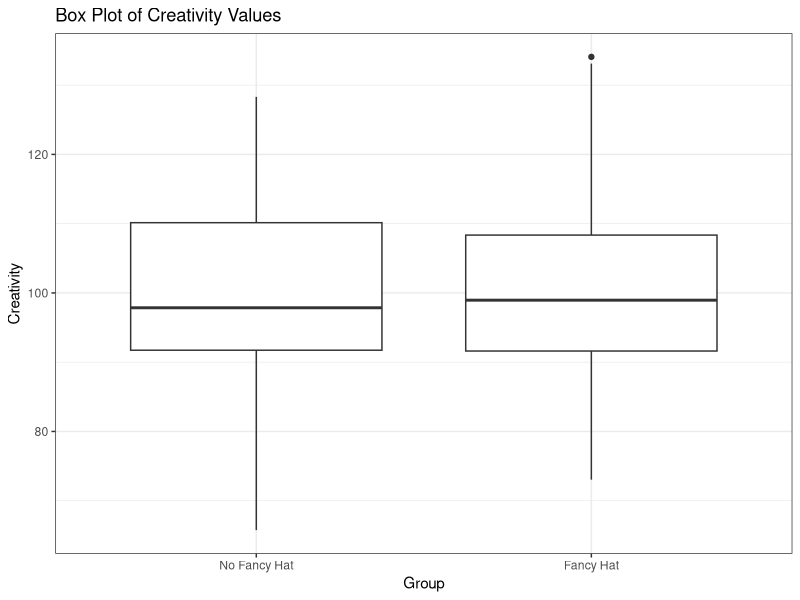
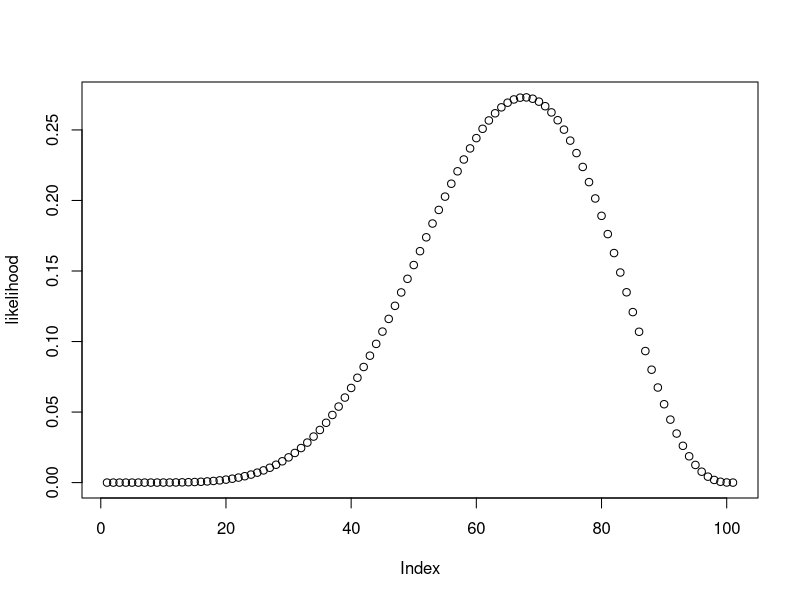
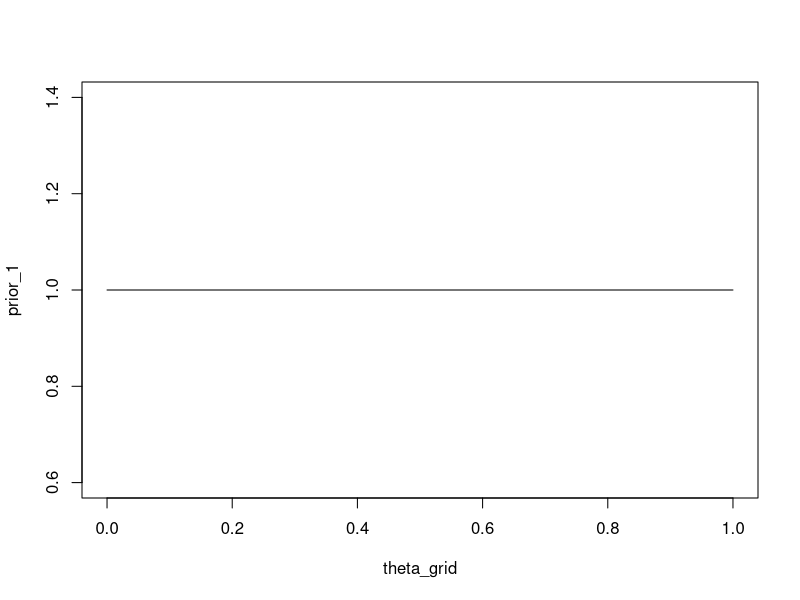
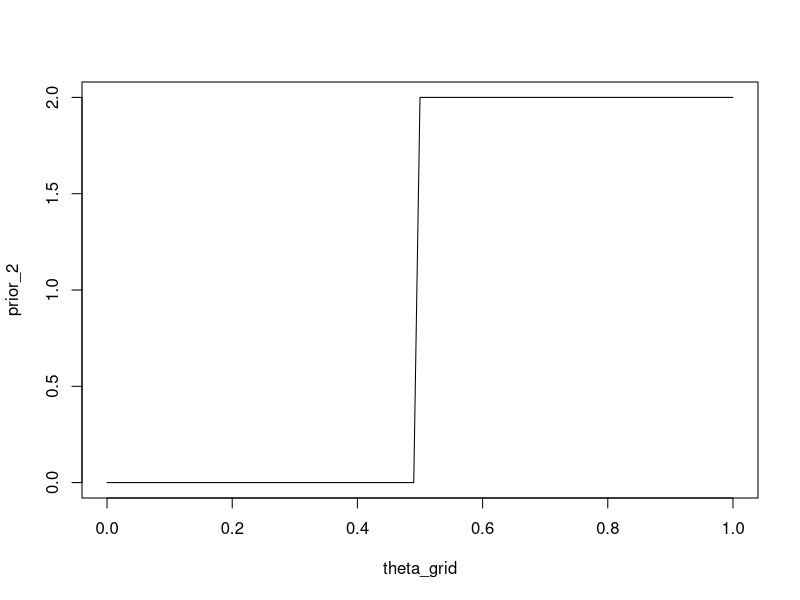
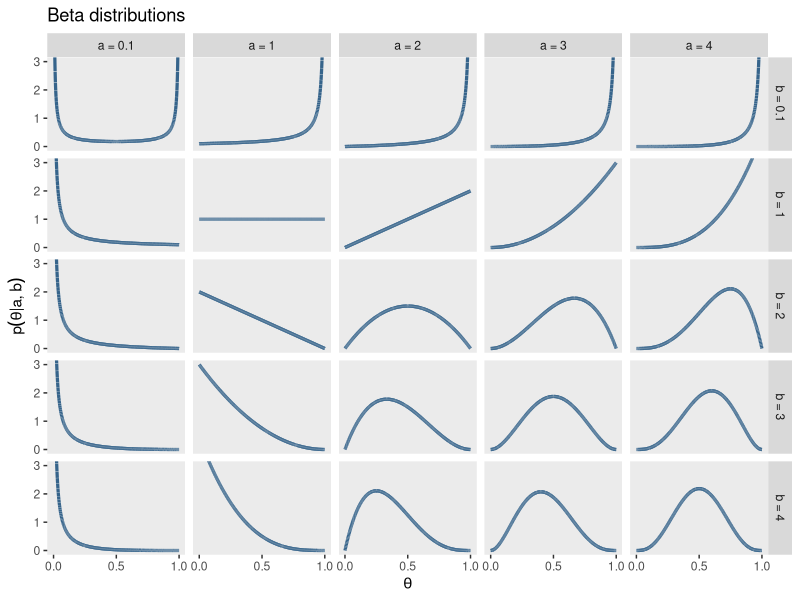
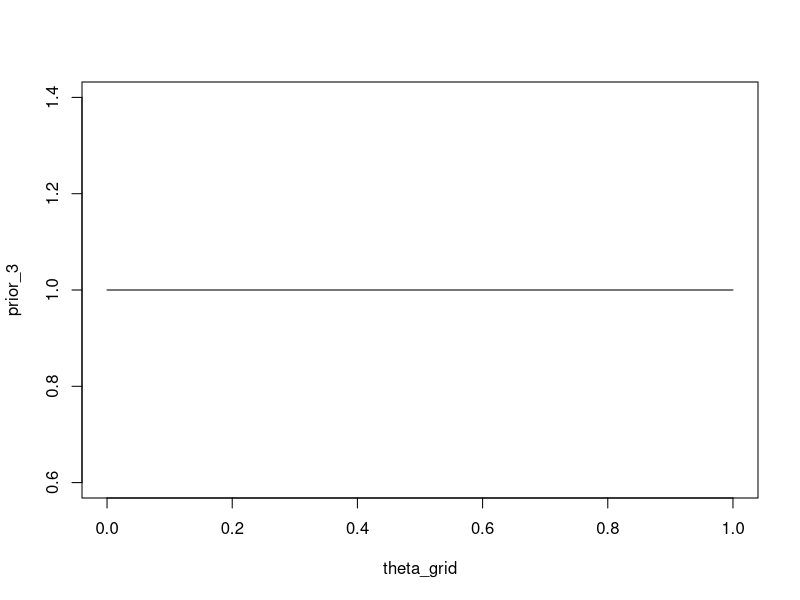
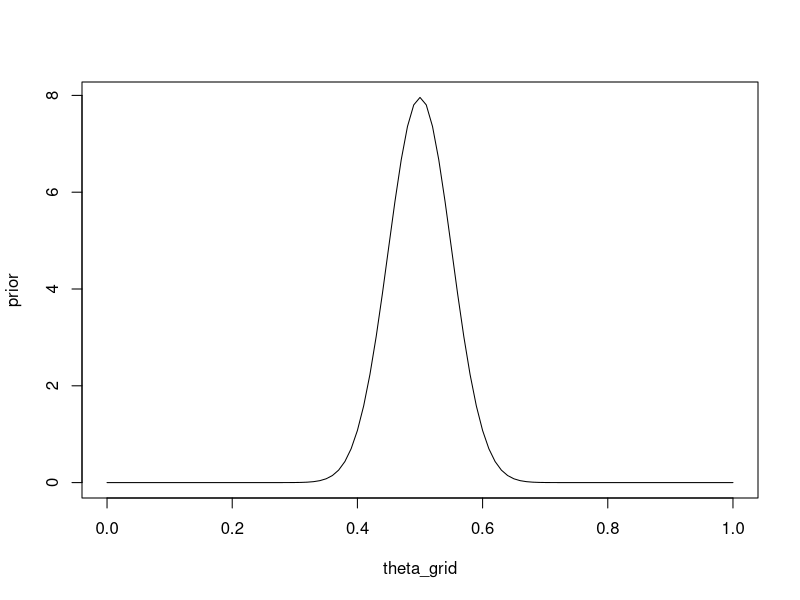
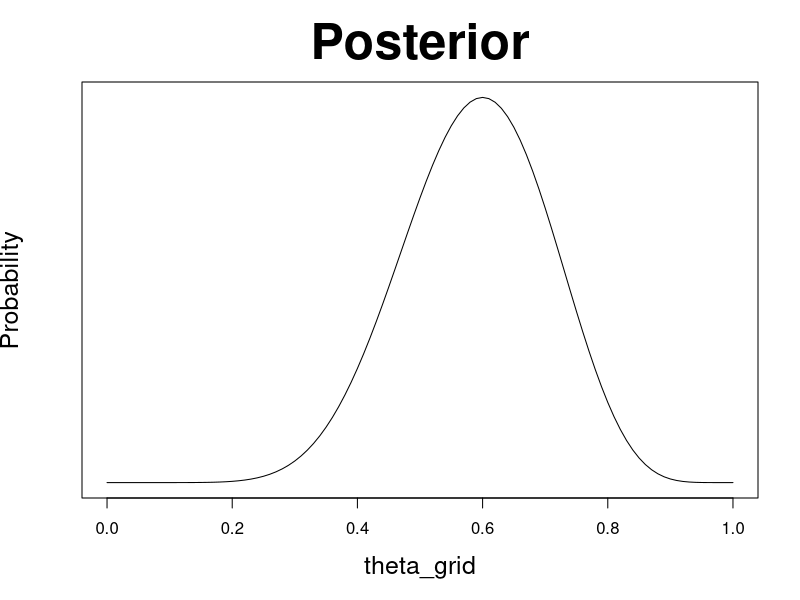

These charts were generated, in order, by the following R code:
## ---- chunk 1
#| label: load-packages
#| echo: false
#| message: false
#| warning: false
library(tidyverse)
library(viridis)

## ---- chunk 2
library(tidyverse)

set.seed(12)

# Number of people wearing fancy hats
N_fancyhats <- 50 

# Number of people not wearing fancy hats
N_nofancyhats <- 50

# Population mean of creativity for people wearing fancy hats
mu_fancyhats <- 103 

# Population mean of creativity for people wearing no fancy hats
mu_nofancyhats <- 98 

# Average population standard deviation of both groups
sigma <- 15 

# Generate data
fancyhats = tibble(Creativity = rnorm(N_fancyhats, mu_fancyhats, sigma),
               Group = "Fancy Hat")

nofancyhats = tibble(Creativity = rnorm(N_nofancyhats, mu_nofancyhats, sigma),
                 Group = "No Fancy Hat")


FancyHat <- bind_rows(fancyhats, nofancyhats)  |>
    mutate(Group = fct_relevel(as.factor(Group), "No Fancy Hat"))
## ---- chunk 3
FancyHat
## ---- chunk 4
FancyHat |> 
    ggplot() +
    geom_boxplot(aes(y = Creativity, x = Group)) +
    labs(title= "Box Plot of Creativity Values") +
    theme_bw()
## ---- chunk 5
fancyhat_ttest <- t.test(Creativity ~ Group,
       var.equal = TRUE,
       data = FancyHat)
## ---- chunk 6
fancyhat_ttest_tab <- broom::tidy(fancyhat_ttest)
## ---- chunk 7
fancyhat_ttest_tab |>
    select(estimate, estimate1, estimate2, statistic, p.value, conf.low, conf.high) |>
    round(3)
## ---- chunk 8
wins <- 6
games <- 9
## ---- chunk 9
n_points <- 101
theta_grid <- seq( from=0 , to=1 , length.out = n_points )
## ---- chunk 10
dbinom(x = wins, size = games, prob = 0.5)
## ---- chunk 11
1 - pbinom(q = 5, size = games, prob = 0.5)
## ---- chunk 12
pbinom(q = 5, size = games, prob = 0.5, lower.tail = FALSE)
## ---- chunk 13
likelihood <- dbinom(wins , size = games , prob = theta_grid)
## ---- chunk 14
plot(likelihood)
## ---- chunk 15
theta_grid[which.max(likelihood)]
## ---- chunk 16
n_points <- 101
theta_grid <- seq( from=0 , to=1 , length.out = n_points )
## ---- chunk 17
prior_1 <- rep(1, length(theta_grid))
## ---- chunk 18
plot(theta_grid, prior_1, "type" = "l")
## ---- chunk 19
prior_2 <- ifelse(theta_grid < 0.5, 0, 2)
## ---- chunk 20
plot(theta_grid, prior_2, type = "l")
## ---- chunk 21
#| label: fig-betadist
#| fig-cap: "Beta distributions"

library(tidyverse)

length <- 1e4
d <- crossing(shape1 = c(.1, 1:4),
           shape2 = c(.1, 1:4)) |>
  tidyr::expand(nesting(shape1, shape2),
         x = seq(from = 0, to = 1, length.out = length)) |> 
  mutate(a = str_c("a = ", shape1),
         b = str_c("b = ", shape2),
         group = rep(1:length, each = 25))
## ---- chunk 22
d |> 
  ggplot(aes(x = x, group = group)) +
  
  geom_line(aes(y = dbeta(x, shape1 = shape1, shape2 = shape2)),
            color = "steelblue4", size = 1.1) +
  scale_x_continuous(expression(theta), breaks = c(0, .5, 1)) +
  coord_cartesian(ylim = c(0, 3)) +
  labs(title = "Beta distributions",
       y = expression(p(theta*"|"*a*", "*b))) +
  theme(panel.grid = element_blank()) +
  facet_grid(b~a)
## ---- chunk 23
prior_3 <- dbeta(x = theta_grid, shape1 = 1, shape2 = 1)
## ---- chunk 24
plot(theta_grid, prior_3, type = "l")
## ---- chunk 25
prior <- dbeta(x = theta_grid, shape1 = 50, shape2 = 50)
## ---- chunk 26
plot(theta_grid, prior, type = "l")
## ---- chunk 27
wins <- 6
games <- 9
## ---- chunk 28
prior <- dbeta(x = theta_grid, shape1 = 4, shape2 = 4)
likelihood <- dbinom(wins , size = games , prob = theta_grid)
## ---- chunk 29
unstandardized_posterior <- likelihood * prior
## ---- chunk 30
posterior <- unstandardized_posterior / sum(unstandardized_posterior)
## ---- chunk 31
plot(theta_grid, posterior, type = "l", yaxt = 'n', ylab = 'Probability', 
        main = "Posterior", cex.lab = 1.5, cex.main = 3)
## ---- chunk 32
compute_posterior = function(likelihood, prior){
  # compute product of likelihood and prior
  unstandardized_posterior <- likelihood * prior
  
  # standardize the posterior, so it sums to 1
  posterior <- unstandardized_posterior / sum(unstandardized_posterior)
  
  out <- tibble(prior, likelihood, posterior)
  out
}
## ---- chunk 33
plot_posterior <- function(df, mle = 6/9){
with(df, {
    par(mfrow=c(1, 3))
    plot(theta_grid , prior, type="l", main="Prior", col = "dodgerblue3", 
            lwd = 4, yaxt = 'n', ylab = 'Probability', cex.lab = 1.5, cex.main = 3)
    plot(theta_grid , likelihood, type = "l", main = "Likelihood", col = "firebrick3", 
            lwd = 4, yaxt = 'n', ylab = '', cex.lab = 1.5, cex.main = 3)
    plot(theta_grid , posterior , type = "l", main = "Posterior", col = "darkorchid3", 
            lwd = 4, yaxt = 'n', ylab = '', cex.lab = 1.5, cex.main = 3)
    abline(v = mle, col = 4, lty = 2, lwd = 2)
  } )
}
## ---- chunk 34
prior <- dbeta(x = theta_grid, shape1 = 1, shape2 = 1)
likelihood <- dbinom(wins , size = games , prob = theta_grid)
## ---- chunk 35
df <- compute_posterior(likelihood, prior)
## ---- chunk 36
plot_posterior(df)
## ---- chunk 37
prior <- ifelse(theta_grid < 0.5, 0, 1)
likelihood <- dbinom(wins , size = games , prob = theta_grid)
## ---- chunk 38
df <- compute_posterior(likelihood, prior)
## ---- chunk 39
plot_posterior(df)
## ---- chunk 40
prior <- dbeta(x = theta_grid, shape1 = 4, shape2 = 4)
## ---- chunk 41
plot(theta_grid, prior, "l")
## ---- chunk 42
posterior <- dbeta(x = theta_grid, shape1 = 7, shape2 = 5)
## ---- chunk 43
tibble(prior = prior, 
       posterior = posterior, 
       theta = theta_grid) |> 
  pivot_longer(c(prior, posterior), names_to = "distribution") |> 
  ggplot(aes(theta, value, color = distribution)) +
  geom_line(size = 2) +
  scale_color_viridis_d(end = 0.8) +
  ylab("")
## ---- chunk 44
update_beta <- function(a, b, k, N) {
  theta_grid <- seq(0, 1, length = 101)
  dbeta(x = theta_grid, shape1 = a + k, shape2 = b + N-k)
}
## ---- chunk 45
posterior <- update_beta(a = 4, b = 4, k = 3, N = 4)
## ---- chunk 46
tibble(prior = prior, 
       posterior = posterior, 
       theta = theta_grid) |> 
  pivot_longer(c(prior, posterior), names_to = "distribution") |> 
  ggplot(aes(theta, value, color = distribution)) +
  geom_line(size = 2) +
  scale_color_viridis_d(end = 0.8) +
  ylab("")
## ---- chunk 47
prior <- dbeta(x = theta_grid, shape1 = 1, shape2 = 1)
likelihood <- dbinom(wins, size = games , prob = theta_grid)
## ---- chunk 48
df <- compute_posterior(likelihood, prior)
## ---- chunk 49
plot_posterior(df)
## ---- chunk 50
n_samples <- 1e3

samples <- theta_grid |> sample(size = n_samples, replace = TRUE, prob = df$posterior)
## ---- chunk 51
head(samples, 10)
## ---- chunk 52
mean(samples)
## ---- chunk 53
quantile(samples, c(0.25, 0.5, 0.75))
## ---- chunk 54
alpha <- 0.05

quantile(samples, c(alpha/2, 1-alpha/2))
